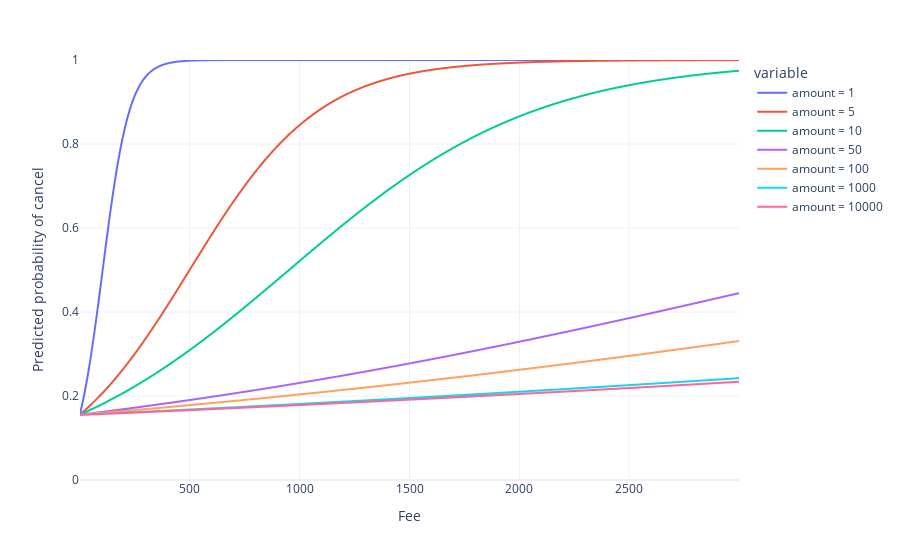

Source (notebook cell):
### Code cell
amounts = [1, 5, 10, 50, 100, 1000, 10000]
fees = range(1, 3000)
results = {}
for amount in amounts:
    df = pd.DataFrame({'amount': amount, 'fee': fees})
    df['relative_fee'] = df['fee'] / df['amount']
    predictions = logreg.get_prediction(df)
    results[f'amount = {amount}'] = predictions.summary_frame(alpha=0.05).predicted.values

results = pd.DataFrame(results)

# data
fig = px.line(results, x=fees, y=results.columns)
fig.update_layout(
    template='plotly_white',
    xaxis_title="Fee",
    yaxis_title="Predicted probability of cancel",
    yaxis_range=[0,1]
)

fig.show()

### Figure 1 — Plotly figure (JSON) as saved in the notebook; plotly's stock layout.template omitted (floating-point values rounded to 4 significant figures; data arrays with more than 128 entries replaced by an {"elided": "..."} marker saying what was removed)
{"data": [{"hovertemplate": "variable=amount = 1<br>x=%{x}<br>value=%{y}<extra></extra>", "legendgroup": "amount = 1", "line": {"color": "#636efa", "dash": "solid"}, "marker": {"symbol": "circle"}, "mode": "lines", "name": "amount = 1", "showlegend": true, "x": {"elided": "2999 int values"}, "xaxis": "x", "y": {"elided": "2999 float values"}, "yaxis": "y", "type": "scattergl"}, {"hovertemplate": "variable=amount = 5<br>x=%{x}<br>value=%{y}<extra></extra>", "legendgroup": "amount = 5", "line": {"color": "#EF553B", "dash": "solid"}, "marker": {"symbol": "circle"}, "mode": "lines", "name": "amount = 5", "showlegend": true, "x": {"elided": "2999 int values"}, "xaxis": "x", "y": {"elided": "2999 float values"}, "yaxis": "y", "type": "scattergl"}, {"hovertemplate": "variable=amount = 10<br>x=%{x}<br>value=%{y}<extra></extra>", "legendgroup": "amount = 10", "line": {"color": "#00cc96", "dash": "solid"}, "marker": {"symbol": "circle"}, "mode": "lines", "name": "amount = 10", "showlegend": true, "x": {"elided": "2999 int values"}, "xaxis": "x", "y": {"elided": "2999 float values"}, "yaxis": "y", "type": "scattergl"}, {"hovertemplate": "variable=amount = 50<br>x=%{x}<br>value=%{y}<extra></extra>", "legendgroup": "amount = 50", "line": {"color": "#ab63fa", "dash": "solid"}, "marker": {"symbol": "circle"}, "mode": "lines", "name": "amount = 50", "showlegend": true, "x": {"elided": "2999 int values"}, "xaxis": "x", "y": {"elided": "2999 float values"}, "yaxis": "y", "type": "scattergl"}, {"hovertemplate": "variable=amount = 100<br>x=%{x}<br>value=%{y}<extra></extra>", "legendgroup": "amount = 100", "line": {"color": "#FFA15A", "dash": "solid"}, "marker": {"symbol": "circle"}, "mode": "lines", "name": "amount = 100", "showlegend": true, "x": {"elided": "2999 int values"}, "xaxis": "x", "y": {"elided": "2999 float values"}, "yaxis": "y", "type": "scattergl"}, {"hovertemplate": "variable=amount = 1000<br>x=%{x}<br>value=%{y}<extra></extra>", "legendgroup": "amount = 1000", "line": {"color": "#19d3f3", "dash": "solid"}, "marker": {"symbol": "circle"}, "mode": "lines", "name": "amount = 1000", "showlegend": true, "x": {"elided": "2999 int values"}, "xaxis": "x", "y": {"elided": "2999 float values"}, "yaxis": "y", "type": "scattergl"}, {"hovertemplate": "variable=amount = 10000<br>x=%{x}<br>value=%{y}<extra></extra>", "legendgroup": "amount = 10000", "line": {"color": "#FF6692", "dash": "solid"}, "marker": {"symbol": "circle"}, "mode": "lines", "name": "amount = 10000", "showlegend": true, "x": {"elided": "2999 int values"}, "xaxis": "x", "y": {"elided": "2999 float values"}, "yaxis": "y", "type": "scattergl"}], "layout": {"xaxis": {"anchor": "y", "domain": [0.0, 1.0], "title": {"text": "Fee"}}, "yaxis": {"anchor": "x", "domain": [0.0, 1.0], "title": {"text": "Predicted probability of cancel"}, "range": [0, 1]}, "legend": {"title": {"text": "variable"}, "tracegroupgap": 0}, "margin": {"t": 60}}}
